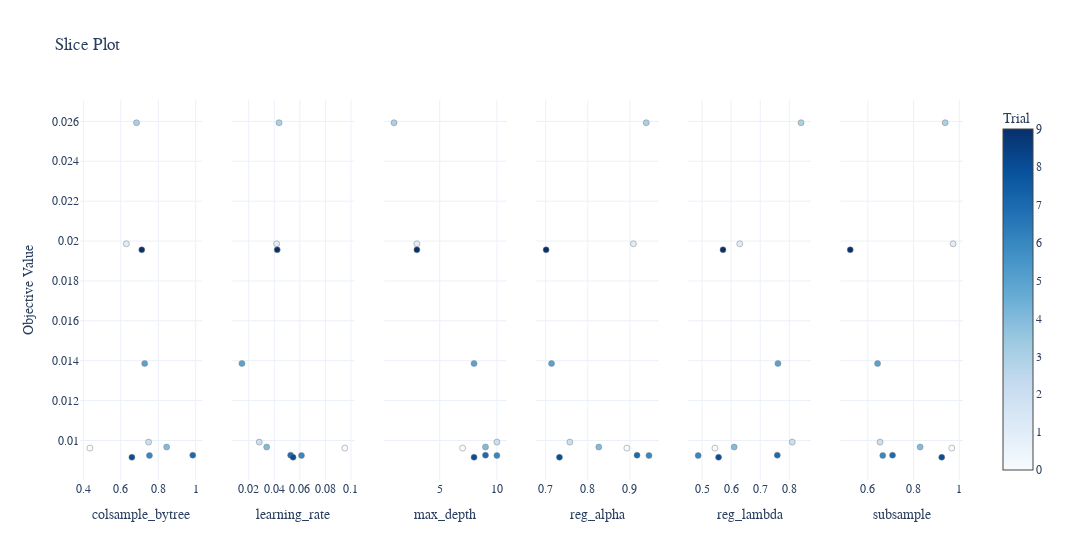

The cell this chart's notebook holds for it:
### Code cell
plot_slice(study)

### Figure 1 — Plotly figure (JSON) as saved in the notebook; plotly's stock layout.template omitted (floating-point values rounded to 4 significant figures)
{"data": [{"marker": {"color": [0, 1, 2, 3, 4, 5, 6, 7, 8, 9], "colorbar": {"title": {"text": "Trial"}, "x": 1, "xpad": 40}, "colorscale": [[0, "rgb(247,251,255)"], [0.125, "rgb(222,235,247)"], [0.25, "rgb(198,219,239)"], [0.375, "rgb(158,202,225)"], [0.5, "rgb(107,174,214)"], [0.625, "rgb(66,146,198)"], [0.75, "rgb(33,113,181)"], [0.875, "rgb(8,81,156)"], [1, "rgb(8,48,107)"]], "line": {"color": "Grey", "width": 0.5}, "showscale": true}, "mode": "markers", "showlegend": false, "type": "scatter", "x": [0.4349, 0.6298, 0.7482, 0.6839, 0.8447, 0.7275, 0.7529, 0.9841, 0.6591, 0.7119], "xaxis": "x", "y": [0.00962, 0.01986, 0.00992, 0.02593, 0.009671, 0.01386, 0.009245, 0.009264, 0.00916, 0.01956], "yaxis": "y"}, {"marker": {"color": [0, 1, 2, 3, 4, 5, 6, 7, 8, 9], "colorbar": {"title": {"text": "Trial"}, "x": 1, "xpad": 40}, "colorscale": [[0, "rgb(247,251,255)"], [0.125, "rgb(222,235,247)"], [0.25, "rgb(198,219,239)"], [0.375, "rgb(158,202,225)"], [0.5, "rgb(107,174,214)"], [0.625, "rgb(66,146,198)"], [0.75, "rgb(33,113,181)"], [0.875, "rgb(8,81,156)"], [1, "rgb(8,48,107)"]], "line": {"color": "Grey", "width": 0.5}, "showscale": false}, "mode": "markers", "showlegend": false, "type": "scatter", "x": [0.0952, 0.04185, 0.02826, 0.04374, 0.03408, 0.01474, 0.0613, 0.05281, 0.0547, 0.04231], "xaxis": "x2", "y": [0.00962, 0.01986, 0.00992, 0.02593, 0.009671, 0.01386, 0.009245, 0.009264, 0.00916, 0.01956], "yaxis": "y2"}, {"marker": {"color": [0, 1, 2, 3, 4, 5, 6, 7, 8, 9], "colorbar": {"title": {"text": "Trial"}, "x": 1, "xpad": 40}, "colorscale": [[0, "rgb(247,251,255)"], [0.125, "rgb(222,235,247)"], [0.25, "rgb(198,219,239)"], [0.375, "rgb(158,202,225)"], [0.5, "rgb(107,174,214)"], [0.625, "rgb(66,146,198)"], [0.75, "rgb(33,113,181)"], [0.875, "rgb(8,81,156)"], [1, "rgb(8,48,107)"]], "line": {"color": "Grey", "width": 0.5}, "showscale": false}, "mode": "markers", "showlegend": false, "type": "scatter", "x": [7, 3, 10, 1, 9, 8, 10, 9, 8, 3], "xaxis": "x3", "y": [0.00962, 0.01986, 0.00992, 0.02593, 0.009671, 0.01386, 0.009245, 0.009264, 0.00916, 0.01956], "yaxis": "y3"}, {"marker": {"color": [0, 1, 2, 3, 4, 5, 6, 7, 8, 9], "colorbar": {"title": {"text": "Trial"}, "x": 1, "xpad": 40}, "colorscale": [[0, "rgb(247,251,255)"], [0.125, "rgb(222,235,247)"], [0.25, "rgb(198,219,239)"], [0.375, "rgb(158,202,225)"], [0.5, "rgb(107,174,214)"], [0.625, "rgb(66,146,198)"], [0.75, "rgb(33,113,181)"], [0.875, "rgb(8,81,156)"], [1, "rgb(8,48,107)"]], "line": {"color": "Grey", "width": 0.5}, "showscale": false}, "mode": "markers", "showlegend": false, "type": "scatter", "x": [0.8927, 0.9082, 0.7573, 0.9386, 0.8262, 0.7139, 0.9451, 0.9169, 0.7327, 0.701], "xaxis": "x4", "y": [0.00962, 0.01986, 0.00992, 0.02593, 0.009671, 0.01386, 0.009245, 0.009264, 0.00916, 0.01956], "yaxis": "y4"}, {"marker": {"color": [0, 1, 2, 3, 4, 5, 6, 7, 8, 9], "colorbar": {"title": {"text": "Trial"}, "x": 1, "xpad": 40}, "colorscale": [[0, "rgb(247,251,255)"], [0.125, "rgb(222,235,247)"], [0.25, "rgb(198,219,239)"], [0.375, "rgb(158,202,225)"], [0.5, "rgb(107,174,214)"], [0.625, "rgb(66,146,198)"], [0.75, "rgb(33,113,181)"], [0.875, "rgb(8,81,156)"], [1, "rgb(8,48,107)"]], "line": {"color": "Grey", "width": 0.5}, "showscale": false}, "mode": "markers", "showlegend": false, "type": "scatter", "x": [0.5444, 0.6297, 0.81, 0.8404, 0.6105, 0.761, 0.4867, 0.7587, 0.5569, 0.5721], "xaxis": "x5", "y": [0.00962, 0.01986, 0.00992, 0.02593, 0.009671, 0.01386, 0.009245, 0.009264, 0.00916, 0.01956], "yaxis": "y5"}, {"marker": {"color": [0, 1, 2, 3, 4, 5, 6, 7, 8, 9], "colorbar": {"title": {"text": "Trial"}, "x": 1, "xpad": 40}, "colorscale": [[0, "rgb(247,251,255)"], [0.125, "rgb(222,235,247)"], [0.25, "rgb(198,219,239)"], [0.375, "rgb(158,202,225)"], [0.5, "rgb(107,174,214)"], [0.625, "rgb(66,146,198)"], [0.75, "rgb(33,113,181)"], [0.875, "rgb(8,81,156)"], [1, "rgb(8,48,107)"]], "line": {"color": "Grey", "width": 0.5}, "showscale": false}, "mode": "markers", "showlegend": false, "type": "scatter", "x": [0.9671, 0.9729, 0.6533, 0.938, 0.8286, 0.6424, 0.6652, 0.7078, 0.923, 0.5229], "xaxis": "x6", "y": [0.00962, 0.01986, 0.00992, 0.02593, 0.009671, 0.01386, 0.009245, 0.009264, 0.00916, 0.01956], "yaxis": "y6"}], "layout": {"title": {"text": "Slice Plot"}, "width": 1800, "xaxis": {"anchor": "y", "domain": [0, 0.1389], "title": {"text": "colsample_bytree"}}, "xaxis2": {"anchor": "y2", "domain": [0.1722, 0.3111], "title": {"text": "learning_rate"}}, "xaxis3": {"anchor": "y3", "domain": [0.3444, 0.4833], "title": {"text": "max_depth"}}, "xaxis4": {"anchor": "y4", "domain": [0.5167, 0.6556], "title": {"text": "reg_alpha"}}, "xaxis5": {"anchor": "y5", "domain": [0.6889, 0.8278], "title": {"text": "reg_lambda"}}, "xaxis6": {"anchor": "y6", "domain": [0.8611, 1], "title": {"text": "subsample"}}, "yaxis": {"anchor": "x", "domain": [0, 1], "title": {"text": "Objective Value"}}, "yaxis2": {"anchor": "x2", "domain": [0, 1], "matches": "y", "showticklabels": false}, "yaxis3": {"anchor": "x3", "domain": [0, 1], "matches": "y", "showticklabels": false}, "yaxis4": {"anchor": "x4", "domain": [0, 1], "matches": "y", "showticklabels": false}, "yaxis5": {"anchor": "x5", "domain": [0, 1], "matches": "y", "showticklabels": false}, "yaxis6": {"anchor": "x6", "domain": [0, 1], "matches": "y", "showticklabels": false}}}
